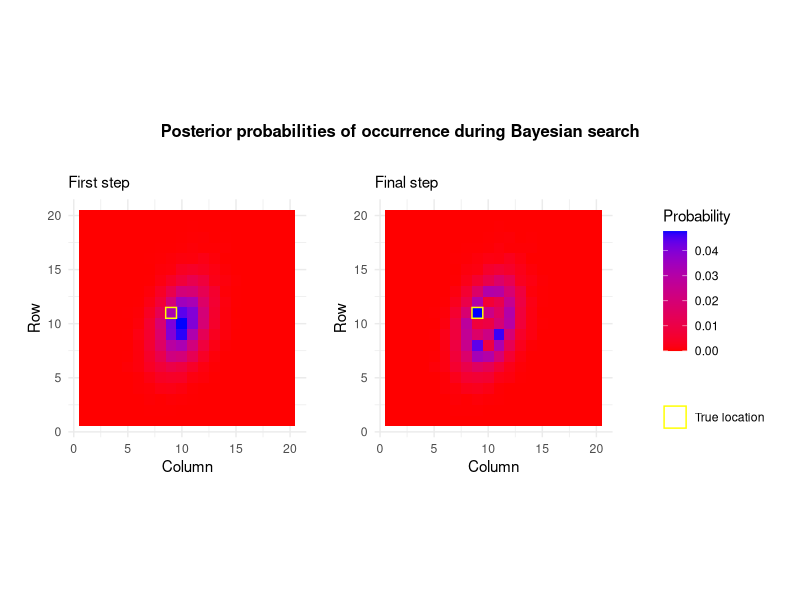

This figure's R source:
## ---- chunk 1
#### Required Functions provided by Jake####
set.seed(123)
library(ggplot2)
library(MASS)

#### Data Generating Functions ####

generate_lost <- function(grid_size, nsims){
  
  # Function to generate the prior distribution for the 
  # location of the lost fisherman
  # Args: 
  #       grid_size: the dimensions of the square search grid
  #       nsims: number of samples to base the prior distribution on
  
  mu_vec  <- c(grid_size/2, grid_size/2)
  sig_mat <- matrix(c(2, 1, 5, 5), 2,2)
  
  dat <- mvrnorm(nsims, mu_vec, sig_mat)
  dat <- round(abs(dat))
  head(dat)
  summary(as.data.frame(dat))
  prior <- matrix(rep(0,grid_size^2), grid_size, grid_size)
  for (i in 1:NROW(dat)){
    
    if (dat[i,1] < grid_size & dat[i,2] < grid_size){
      prior[dat[i,1], dat[i,2]] <- prior[dat[i,1], dat[i,2]] + 1
    }
    
  }
  prior <- prior/sum(prior)
  return(prior)
}

generate_fisherman <- function(grid_size){
  
  # Function to generate the true location of the lost fisherman.
  # This should not effect the search decision in any way!! It is unkown
  # to the search crew.
  # Args: 
  #       grid_size: the dimensions of the square search grid

  mu_vec  <- c(grid_size/2, grid_size/2)
  sig_mat <- matrix(c(2, 1, 5, 5), 2,2)
  
  location  <- round(mvrnorm(1, mu_vec, sig_mat))
  true_grid <- matrix(rep(0, grid_size^2), grid_size, grid_size)
  true_grid[location[1], location[2]] <- 1
  
  return(true_grid)
}

#### Simulation ####

search_size <- 20
unifs <- runif(search_size^2, min = 0.6, max = 0.9)
##Step 2 - gain detection distribution
detect_pr <- matrix(unifs, ncol = search_size)

## ---- chunk 2
##step 1 - prior of experts
prior <- generate_lost(search_size,10000)
#get fishermans location 
fish_grid <- generate_fisherman(search_size)
cell <- which(fish_grid == 1,arr.ind=TRUE)
rowf <- cell[1]
colf <- cell[2]

max_hours <- 48
post_tracker <- numeric(max_hours)
fishermanfound <- FALSE
prior1 <- prior
###at the start your prior is your posterior
posterior <- prior

## ---- chunk 3
for (i in 1:max_hours){
  ##step 3 - merge 2 distributions  
  ##posterior initially prior ,we use the previous posterior as the new prior
  grid <- posterior*detect_pr
  ##step 4 - search cell with highest probabibility
  #cell_check <- which(grid == 1,arr.ind=TRUE)
  ##finding the index with the highest probability
  cell_check <- arrayInd(which.max(grid), dim(grid))
  row <- cell_check[1]
  col <- cell_check[2]
 ##check if fisherman is in the cell
  if(fish_grid[row,col]==1){
    ##use detection pr check if we find fisherman given he is in the cell.
    ##1 sample,1 trial using highest probability of cells
    detected <- rbinom(1, 1, detect_pr[row, col])
  }
    else {
      detected <- 0
    }
  post_tracker[i] <- posterior[rowf,colf]
  
  #step 5 - if not detected update using Bayes
  if (detected == 1) {
    #cat("Fisherman here", i, "in cell (", row, ",", col, ")\n")
    fishermanfound <- TRUE
    break
  }
  pi <- detect_pr[row,col]
  posterior[row,col] <- ((1-pi)*posterior[row,col])/(1 - pi * posterior[row, col])
  posterior[-row, -col] <- posterior[-row, -col] / (1 - pi * posterior[row, col])
  ##normalising posterior values
  posterior <- posterior/sum(posterior)
}
## ---- chunk 4
suppressMessages(library(patchwork))
fishermancell <- data.frame(x=colf,y=rowf)
fishermancell$label <- "True location"
df_prior <- expand.grid(x = 1:search_size, y = 1:search_size)
df_prior$value <- as.vector(prior1)
plot1 <- ggplot(df_prior, aes(x = x, y = y, fill = value)) +
  geom_tile() +
  scale_fill_gradient(low = "red", high = "blue") +
  coord_fixed() +
  geom_tile(data = fishermancell, aes(x = x, y = y,color=label),
            fill = NA, size = 0.5, show.legend = TRUE)+scale_color_manual(name = "", values = c("True location" = "yellow")) +
  labs(x='Column',y="Row",subtitle="First step", fill = "Probability") +
  theme_minimal()+theme(
    plot.margin = margin(t = 10, r = 10, b = 10, l = 10)
  )


df_posterior <- expand.grid(x = 1:search_size, y = 1:search_size)
df_posterior$value <- as.vector(posterior)
plot2 <- ggplot(df_posterior, aes(x = x, y = y, fill = value)) +
  geom_tile() +
  scale_fill_gradient(low = "red", high = "blue") +
  coord_fixed() +
  geom_tile(data = fishermancell, aes(x = x, y = y,color=label),
            fill = NA, size = 0.5, show.legend = TRUE)+scale_color_manual(name = "", values = c("True location" = "yellow")) +
  labs(x='Column',y="Row", subtitle="Final step",fill = "Probability") +
  theme_minimal()+theme(
    plot.margin = margin(t = 10, r = 10, b = 10, l = 10)
  )
library(patchwork)

full_plot <- (plot1 + plot2) +
  plot_layout(ncol = 2,guides = "collect") +  
  plot_annotation(
    title = "Posterior probabilities of occurrence during Bayesian search",
    theme = theme(plot.title = element_text(
        hjust = 0.5,
        size = 12,
        face = "bold",
        margin = margin(b = 15)  ),
      legend.position = "right",legend.box.margin = margin(l = 20), 
      plot.margin = margin(t = 20, r = 10, b = 10, l = 10))
  )

full_plot

